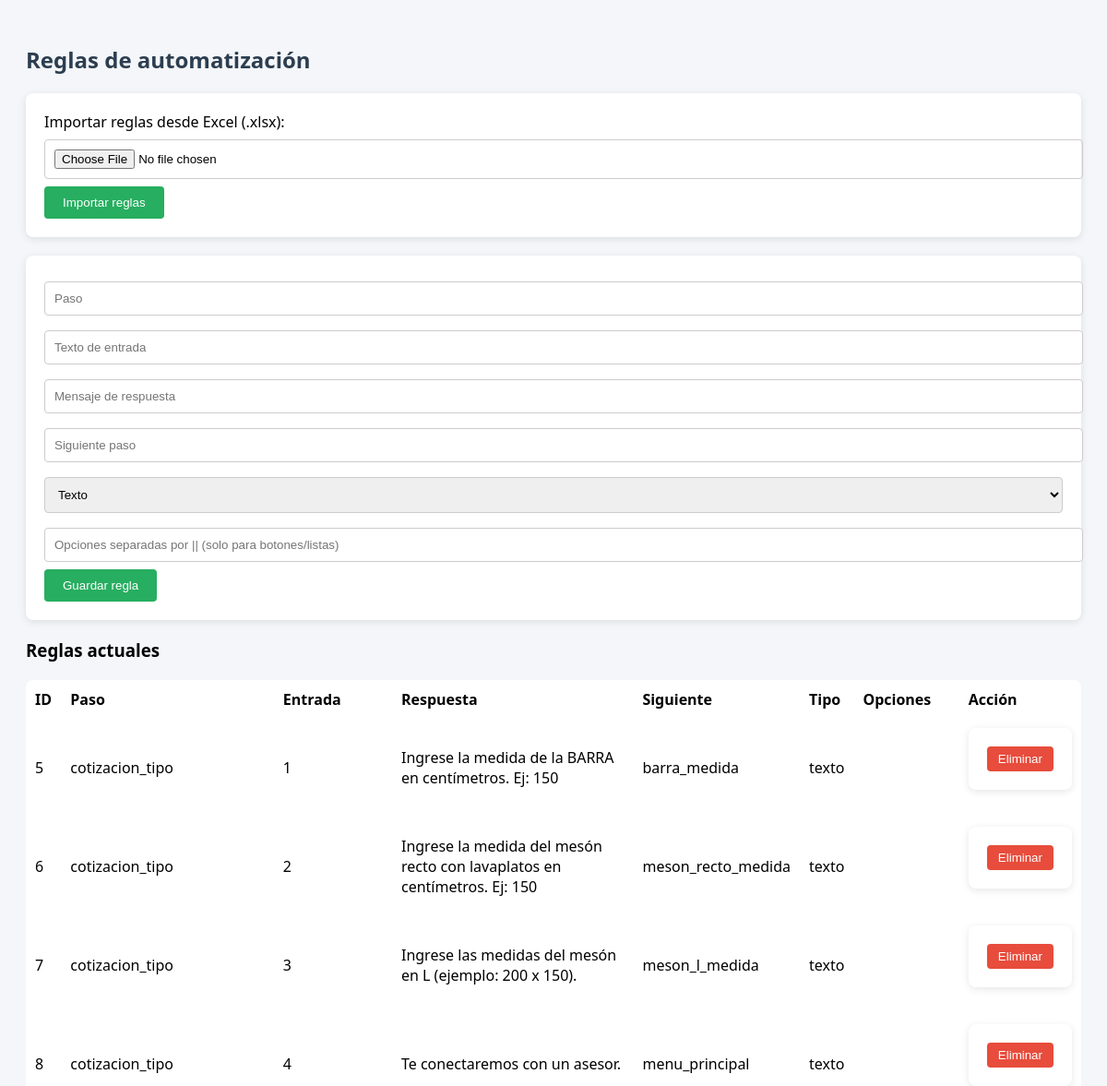
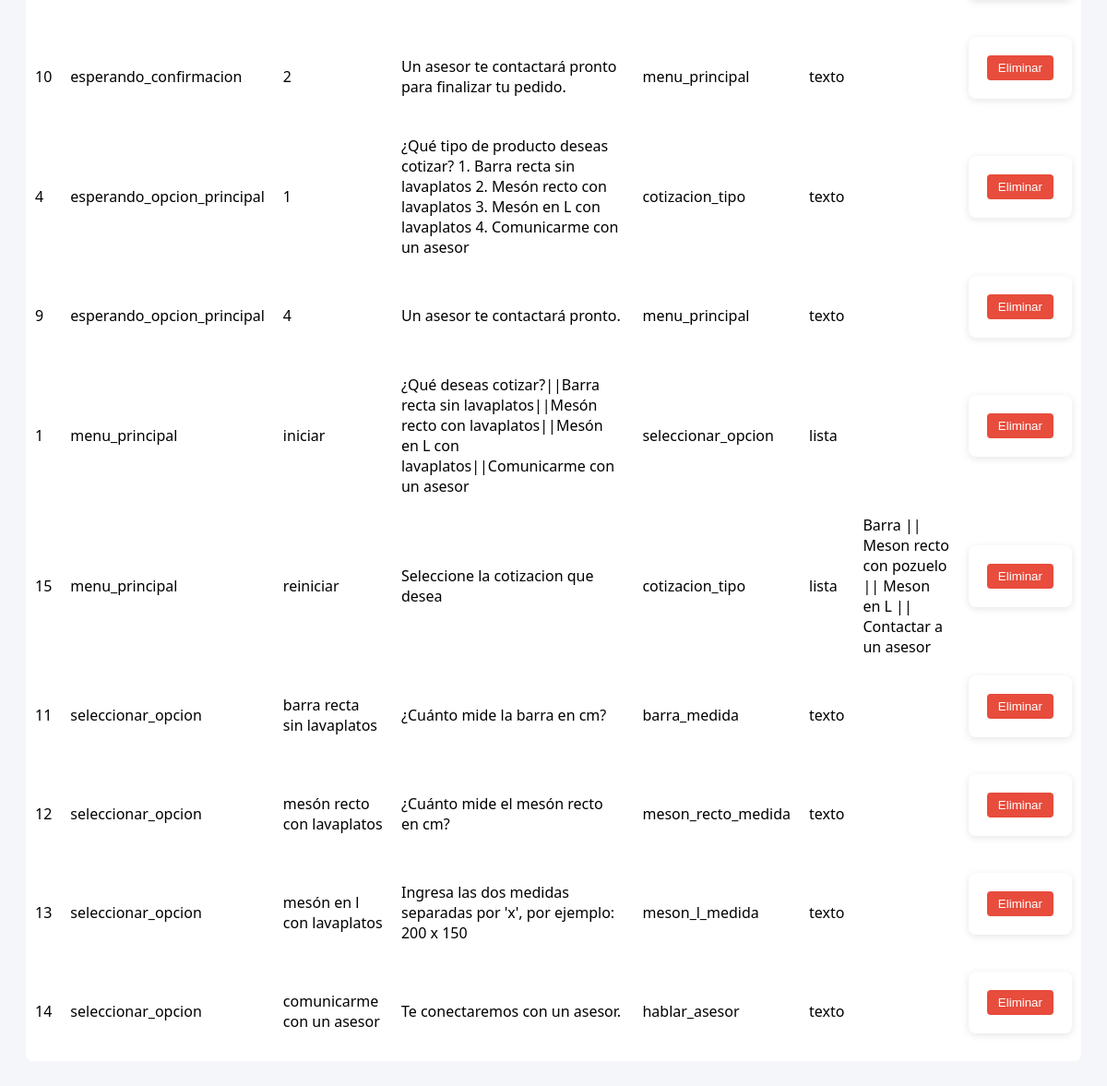
Page /configuracion (signed in) on the committed database (2 pictures, top to bottom).
### tables this page shows
CREATE TABLE reglas (
            id INTEGER PRIMARY KEY AUTOINCREMENT,
            step TEXT NOT NULL,
            input_text TEXT NOT NULL,
            respuesta TEXT NOT NULL,
            siguiente_step TEXT,
            tipo TEXT DEFAULT 'texto'
        , opciones TEXT);

### routes/configuracion.py (the view, shortened to what this page needs)
@config_bp.route('/configuracion', methods=['GET', 'POST'])
def configuracion():
    if "user" not in session or session["rol"] != "admin":
        return redirect(url_for("auth.login"))
    conn = sqlite3.connect(Config.DB_PATH)
    c = conn.cursor()
    c.execute("SELECT * FROM reglas ORDER BY step, id")
    reglas = c.fetchall()
    conn.close()
    return render_template('configuracion.html', reglas=reglas)

### templates/configuracion.html (shortened to what this page needs)
<!DOCTYPE html>
<html lang="es">
<head>
</head>
<body>
    <h2>Reglas de automatización</h2>
    <form method="POST" enctype="multipart/form-data">
        <label for="archivo">Importar reglas desde Excel (.xlsx):</label>
        <input type="file" name="archivo" accept=".xlsx" required>
        <button type="submit">Importar reglas</button>
    </form>
    <form method="POST" enctype="multipart/form-data">
        <input type="text" name="step" placeholder="Paso" required>
        <input type="text" name="input_text" placeholder="Texto de entrada" required>
        <input type="text" name="respuesta" placeholder="Mensaje de respuesta" required>
        <input type="text" name="siguiente_step" placeholder="Siguiente paso">
        <select name="tipo">
            <option value="texto">Texto</option>
        </select>
        <input type="text" name="opciones" placeholder="Opciones separadas por || (solo para botones/listas)">
        <button type="submit">Guardar regla</button>
    </form>
    <h3>Reglas actuales</h3>
    <table>
        <tr>
            <th>ID</th>
            <th>Paso</th>
            <th>Entrada</th>
            <th>Respuesta</th>
            <th>Siguiente</th>
            <th>Tipo</th>
            <th>Opciones</th>
            <th>Acción</th>
        </tr>
        {% for r in reglas %}
        <tr>
            <td>{{ r[0] }}</td>
            <td>{{ r[1] }}</td>
            <td>{{ r[2] }}</td>
            <td>{{ r[3] }}</td>
            <td>{{ r[4] or '' }}</td>
            <td>{{ r[5] or 'texto' }}</td>
            <td>{{ r[6] or '' }}</td>
            <td>
                <form method="POST" action="{{ url_for('configuracion.eliminar_regla', regla_id=r[0]) }}">
                    <button class="delete-btn" type="submit">Eliminar</button>
                </form>
            </td>
        </tr>
        {% endfor %}
    </table>
</body>
</html>

### templates/configuracion.html (style rules this page uses)
body { font-family: 'Segoe UI', sans-serif; background-color: #f4f6f9; padding: 20px; }
h2 { color: #2c3e50; }
form { background-color: white; padding: 20px; margin-bottom: 20px; border-radius: 8px; box-shadow: 0 2px 8px rgba(0,0,0,0.1); }
input, select, textarea { width: 100%; margin: 8px 0; padding: 10px; border-radius: 4px; border: 1px solid #ccc; }
button { background-color: #27ae60; color: white; padding: 10px 20px; border: none; border-radius: 4px; cursor: pointer; }
table { width: 100%; border-collapse: collapse; background-color: white; border-radius: 8px; margin-top: 20px; }
th, td { padding: 10px; text-align: left; }
.delete-btn { background-color: #e74c3c; color: white; border: none; padding: 6px 12px; border-radius: 4px; cursor: pointer; }

### rows in the picture
reglas: id "5", step "cotizacion_tipo", input_text "1", respuesta "Ingrese la medida de la BARRA en centímetros. Ej: 150", siguiente_step "barra_medida", tipo "texto"
reglas: id "6", step "cotizacion_tipo", input_text "2", respuesta "Ingrese la medida del mesón recto con lavaplatos en centímetros. Ej: 150", siguiente_step "meson_recto_medida", tipo "texto"
reglas: id "7", step "cotizacion_tipo", input_text "3", respuesta "Ingrese las medidas del mesón en L (ejemplo: 200 x 150).", siguiente_step "meson_l_medida", tipo "texto"
reglas: id "8", step "cotizacion_tipo", input_text "4", respuesta "Te conectaremos con un asesor.", siguiente_step "menu_principal", tipo "texto"
reglas: id "10", step "esperando_confirmacion", input_text "2", respuesta "Un asesor te contactará pronto para finalizar tu pedido.", siguiente_step "menu_principal", tipo "texto"
reglas: id "4", step "esperando_opcion_principal", input_text "1", respuesta "¿Qué tipo de producto deseas cotizar? 1. Barra recta sin lavaplatos 2. Mesón recto con lavaplatos 3. Mesón en L con lavaplatos 4. Comunicarme con un asesor", siguiente_step "cotizacion_tipo", tipo "texto"
reglas: id "9", step "esperando_opcion_principal", input_text "4", respuesta "Un asesor te contactará pronto.", siguiente_step "menu_principal", tipo "texto"
reglas: id "1", step "menu_principal", input_text "iniciar", respuesta "¿Qué deseas cotizar?||Barra recta sin lavaplatos||Mesón recto con lavaplatos||Mesón en L con lavaplatos||Comunicarme con un asesor", siguiente_step "seleccionar_opcion", tipo "lista"
reglas: id "15", step "menu_principal", input_text "reiniciar", respuesta "Seleccione la cotizacion que desea", siguiente_step "cotizacion_tipo", tipo "lista", opciones "Barra || Meson recto con pozuelo || Meson en L || Contactar a un asesor"
reglas: id "11", step "seleccionar_opcion", input_text "barra recta sin lavaplatos", respuesta "¿Cuánto mide la barra en cm?", siguiente_step "barra_medida", tipo "texto"
reglas: id "12", step "seleccionar_opcion", input_text "mesón recto con lavaplatos", respuesta "¿Cuánto mide el mesón recto en cm?", siguiente_step "meson_recto_medida", tipo "texto"
reglas: id "13", step "seleccionar_opcion", input_text "mesón en l con lavaplatos", respuesta "Ingresa las dos medidas separadas por 'x', por ejemplo: 200 x 150", siguiente_step "meson_l_medida", tipo "texto"
reglas: id "14", step "seleccionar_opcion", input_text "comunicarme con un asesor", respuesta "Te conectaremos con un asesor.", siguiente_step "hablar_asesor", tipo "texto"
